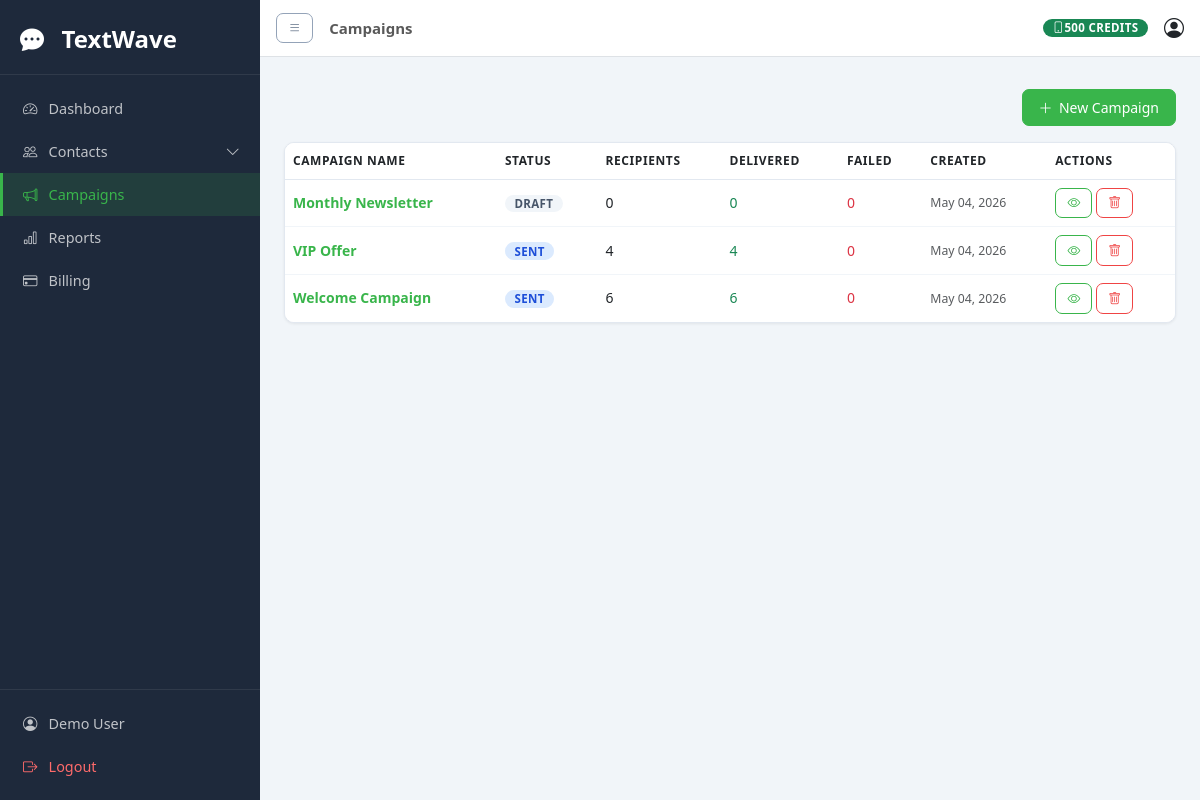
Page /campaigns/ (signed in) on the committed database.
### apps/accounts/models.py (models this page shows, shortened)
class UserProfile(models.Model):
    user = models.OneToOneField(User, on_delete=models.CASCADE, related_name='profile')
    phone = models.CharField(max_length=20, blank=True)
    company = models.CharField(max_length=100, blank=True)
    sms_balance = models.IntegerField(default=0)
    api_key = models.CharField(max_length=64, unique=True, default='')
    sender_id = models.CharField(max_length=11, default='TextWave')
    created_at = models.DateTimeField(auto_now_add=True)
    updated_at = models.DateTimeField(auto_now=True)

### apps/campaigns/models.py (models this page shows, shortened)
class Campaign(models.Model):
    STATUS_CHOICES = [
        ('draft', 'Draft'), ('scheduled', 'Scheduled'), ('sending', 'Sending'),
        ('sent', 'Sent'), ('failed', 'Failed'),
    ]
    name = models.CharField(max_length=200)
    message = models.TextField()
    sender_id = models.CharField(max_length=11, default='TextWave')
    status = models.CharField(max_length=20, choices=STATUS_CHOICES, default='draft')
    scheduled_at = models.DateTimeField(null=True, blank=True)
    user = models.ForeignKey(User, on_delete=models.CASCADE, related_name='campaigns')
    created_at = models.DateTimeField(auto_now_add=True)
    updated_at = models.DateTimeField(auto_now=True)
    class Meta:
        ordering = ['-created_at']
    def total_recipients(self):
        return self.recipients.count()
    def delivered_count(self):
        return self.recipients.filter(status='delivered').count()
    def failed_count(self):
        return self.recipients.filter(status='failed').count()

### apps/campaigns/views.py (the view)
# urls.py: path('', views.campaign_list, name='campaign_list'),
@login_required
def campaign_list(request):
    campaigns = Campaign.objects.filter(user=request.user)
    paginator = Paginator(campaigns, 15)
    page_obj = paginator.get_page(request.GET.get('page'))
    return render(request, 'campaigns/campaign_list.html', {'page_obj': page_obj})

### templates/campaigns/campaign_list.html (shortened to what this page needs)
{% extends 'base.html' %}
{% block page_title %}Campaigns{% endblock %}
{% block content %}
<div class="d-flex justify-content-end mb-3">
    <a href="{% url 'campaigns:campaign_create' %}" class="btn btn-success">
        <i class="bi bi-plus-lg"></i> New Campaign
    </a>
</div>
<div class="card">
    <div class="card-body p-0">
        <div class="table-responsive">
            <table class="table table-hover mb-0">
                <thead>
                    <tr>
                        <th>Campaign Name</th>
                        <th>Status</th>
                        <th>Recipients</th>
                        <th>Delivered</th>
                        <th>Failed</th>
                        <th>Created</th>
                        <th>Actions</th>
                    </tr>
                </thead>
                <tbody>
                    {% for campaign in page_obj %}
                    <tr>
                        <td>
                            <a href="{% url 'campaigns:campaign_detail' campaign.pk %}" class="text-decoration-none fw-semibold">
                                {{ campaign.name }}
                            </a>
                        </td>
                        <td>
                            <span class="badge badge-{{ campaign.status }}">{{ campaign.get_status_display }}</span>
                        </td>
                        <td>{{ campaign.total_recipients }}</td>
                        <td class="text-success">{{ campaign.delivered_count }}</td>
                        <td class="text-danger">{{ campaign.failed_count }}</td>
                        <td class="text-muted small">{{ campaign.created_at|date:"M d, Y" }}</td>
                        <td>
                            <a href="{% url 'campaigns:campaign_detail' campaign.pk %}" class="btn btn-outline-primary btn-sm">
                                <i class="bi bi-eye"></i>
                            </a>
                            <form method="post" action="{% url 'campaigns:campaign_delete' campaign.pk %}" class="d-inline"
                                  onsubmit="return confirm('Delete campaign {{ campaign.name }}?')">
                                <button type="submit" class="btn btn-outline-danger btn-sm">
                                    <i class="bi bi-trash"></i>
                                </button>
                            </form>
                        </td>
                    </tr>
                    {% endfor %}
                </tbody>
            </table>
        </div>
    </div>
</div>
{% endblock %}

### templates/base.html (shortened to what this page needs)
{% load static %}
<!DOCTYPE html>
<html lang="en">
<head>
    <link rel="stylesheet" href="https://cdn.jsdelivr.net/npm/bootstrap@5.3.0/dist/css/bootstrap.min.css">
    <link rel="stylesheet" href="https://cdn.jsdelivr.net/npm/bootstrap-icons@1.11.0/font/bootstrap-icons.css">
    <link rel="stylesheet" href="{% static 'css/main.css' %}">
</head>
<body>
    <div class="d-flex" id="wrapper">
        <nav id="sidebar" class="sidebar">
            <div class="sidebar-brand">
                <i class="bi bi-chat-dots-fill text-white me-2" style="font-size: 1.5rem;"></i>
                <span class="text-white fw-bold fs-4">TextWave</span>
            </div>
            <ul class="sidebar-nav list-unstyled">
                <li>
                    <a href="{% url 'core:dashboard' %}" class="sidebar-link {% if request.resolver_match.url_name == 'dashboard' %}active{% endif %}">
                        <i class="bi bi-speedometer2"></i> Dashboard
                    </a>
                </li>
                <li>
                    <a href="#contactsSubmenu" data-bs-toggle="collapse" class="sidebar-link">
                        <i class="bi bi-people"></i> Contacts <i class="bi bi-chevron-down ms-auto"></i>
                    </a>
                </li>
                <li>
                    <a href="{% url 'campaigns:campaign_list' %}" class="sidebar-link {% if request.resolver_match.namespace == 'campaigns' %}active{% endif %}">
                        <i class="bi bi-megaphone"></i> Campaigns
                    </a>
                </li>
                <li>
                    <a href="{% url 'reports:report_list' %}" class="sidebar-link {% if request.resolver_match.namespace == 'reports' %}active{% endif %}">
                        <i class="bi bi-bar-chart"></i> Reports
                    </a>
                </li>
                <li>
                    <a href="{% url 'billing:billing' %}" class="sidebar-link {% if request.resolver_match.namespace == 'billing' %}active{% endif %}">
                        <i class="bi bi-credit-card"></i> Billing
                    </a>
                </li>
            </ul>
            <div class="sidebar-footer">
                <a href="{% url 'accounts:profile' %}" class="sidebar-link">
                    <i class="bi bi-person-circle"></i> {{ request.user.get_full_name|default:request.user.username }}
                </a>
                <a href="{% url 'accounts:logout' %}" class="sidebar-link" style="color: #ff6b6b;">
                    <i class="bi bi-box-arrow-right"></i> Logout
                </a>
            </div>
        </nav>
        <div id="page-content-wrapper" class="flex-grow-1">
            <nav class="navbar navbar-expand-lg navbar-light bg-white border-bottom px-3">
                <button id="menu-toggle" class="btn btn-sm btn-outline-secondary me-3">
                    <i class="bi bi-list"></i>
                </button>
                <span class="navbar-text fw-semibold">{% block page_title %}{% endblock %}</span>
                <div class="ms-auto d-flex align-items-center gap-3">
                    <span class="badge bg-success">
                        <i class="bi bi-phone"></i> {{ request.user.profile.sms_balance }} credits
                    </span>
                    <a href="{% url 'accounts:profile' %}" class="text-decoration-none text-dark">
                        <i class="bi bi-person-circle fs-5"></i>
                    </a>
                </div>
            </nav>
            <div class="container-fluid px-4 py-3">
                {% block content %}{% endblock %}
            </div>
        </div>
    </div>
</body>
</html>

### static/css/main.css (style rules this page uses)
*, *::before, *::after { box-sizing: border-box; margin: 0; padding: 0; }
html { font-size: 16px; }
body { font-family: 'Segoe UI', system-ui, -apple-system, BlinkMacSystemFont, sans-serif; font-size: 0.9375rem; line-height: 1.6; color: #1e293b; background: #f1f5f9; }
a { color: #39B54B; text-decoration: none; }
ul { list-style: none; padding: 0; margin: 0; }
#wrapper { display: flex; min-height: 100vh; }
#sidebar { width: 260px; min-height: 100vh; background: #1e293b; display: flex; flex-direction: column; flex-shrink: 0; position: sticky; top: 0; height: 100vh; overflow-y: auto; transition: width 0.25s ease; z-index: 100; }
#page-content-wrapper { flex: 1; min-width: 0; display: flex; flex-direction: column; }
.sidebar-brand { padding: 1.25rem 1.25rem 1rem; border-bottom: 1px solid rgba(255,255,255,0.08); display: flex; align-items: center; gap: 0.6rem; white-space: nowrap; }
.sidebar-nav { flex: 1; padding: 0.75rem 0; overflow-y: auto; }
.sidebar-link { display: flex; align-items: center; gap: 0.7rem; padding: 0.62rem 1.25rem; color: rgba(255,255,255,0.72); text-decoration: none; font-size: 0.9rem; font-weight: 500; border-left: 3px solid transparent; transition: all 0.15s; white-space: nowrap; }
.sidebar-link.active { background: rgba(57,181,75,0.15); color: #39B54B; border-left-color: #39B54B; }
.sidebar-footer { padding: 0.75rem 0; border-top: 1px solid rgba(255,255,255,0.08); }
.card { background: #fff; border: 1px solid #e2e8f0; border-radius: 10px; box-shadow: 0 1px 3px rgba(0,0,0,0.07); overflow: hidden; }
.card-body { padding: 1.25rem; }
.btn { display: inline-flex; align-items: center; gap: 0.4rem; padding: 0.45rem 1rem; border-radius: 7px; border: 1px solid transparent; font-size: 0.875rem; font-weight: 500; cursor: pointer; text-decoration: none; transition: all 0.15s; line-height: 1.5; white-space: nowrap; }
.btn-sm { padding: 0.3rem 0.7rem; font-size: 0.8rem; }
.btn-success { background: #39B54B; border-color: #39B54B; color: #fff; }
.btn-outline-primary { background: transparent; border-color: #39B54B; color: #39B54B; }
.btn-outline-secondary { background: transparent; border-color: #94a3b8; color: #64748b; }
.btn-outline-danger { background: transparent; border-color: #ef4444; color: #ef4444; }
.badge { display: inline-flex; align-items: center; padding: 0.2rem 0.6rem; border-radius: 20px; font-size: 0.72rem; font-weight: 600; letter-spacing: 0.03em; text-transform: uppercase; }
.badge-info, .badge-sent { background: #dbeafe; color: #1d4ed8; }
.badge-secondary, .badge-draft { background: #f1f5f9; color: #475569; }
table { width: 100%; border-collapse: collapse; font-size: 0.875rem; }
thead th { background: #f8fafc; padding: 0.7rem 1rem; text-align: left; font-size: 0.75rem; font-weight: 700; text-transform: uppercase; letter-spacing: 0.05em; color: #64748b; border-bottom: 1px solid #e2e8f0; white-space: nowrap; }
tbody td { padding: 0.8rem 1rem; border-bottom: 1px solid #f1f5f9; color: #374151; vertical-align: middle; }
tbody tr:last-child td { border-bottom: none; }
.d-flex { display: flex; }
.gap-3 { gap: 0.75rem; }
.text-muted { color: #64748b; }
.text-success { color: #39B54B; }
.text-danger { color: #ef4444; }
.text-white { color: #fff; }
.fw-bold { font-weight: 700; }
.fw-semibold { font-weight: 600; }
.mb-3 { margin-bottom: 0.75rem; }
.px-3 { padding-left: 0.75rem; padding-right: 0.75rem; }
.bg-white { background: #fff; }
.bg-success { background: #39B54B; color: #fff; }

### rows in the picture
Campaign: name "Monthly Newsletter", status "DRAFT", total_recipients "0", delivered_count "0", failed_count "0", created_at "May 04, 2026"
Campaign: name "VIP Offer", status "SENT", total_recipients "4", delivered_count "4", failed_count "0", created_at "May 04, 2026"
Campaign: name "Welcome Campaign", status "SENT", total_recipients "6", delivered_count "6", failed_count "0", created_at "May 04, 2026"

### other values in the picture
{{ request.user.get_full_name|default:request.user.username }} "Demo User"
{{ request.user.profile.sms_balance }} "500"
